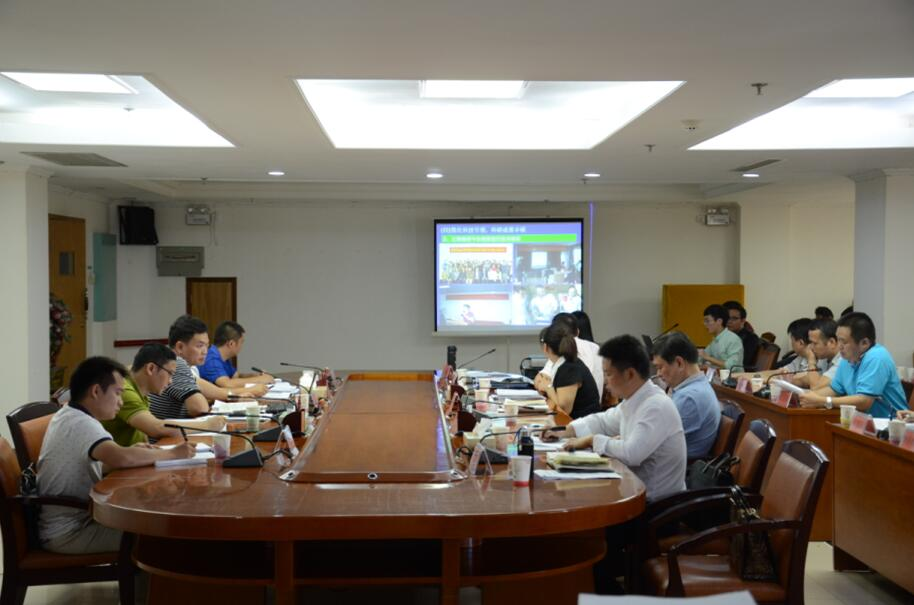
#> input picture test-data/faildata/9.jpg, 914 x 605 px, found by its file name
$ python harri.py
#> lines starting #> are read from the running program, lines starting #| are printed output that depends on the picture; after the words box and inside, x2 and y2 are one past the last pixel; in counts of white or black regions, pixels touching at a corner belong together
# import the necessary packages
from transform import four_point_transform
from skimage.filters import threshold_local
import numpy as np
import argparse
import cv2
import imutils

# construct the argument parser and parse the arguments
ap = argparse.ArgumentParser()
ap.add_argument("-i", "--image", required = False,
				default=r"F:\SZU-Prj\jiaonang\2019_310_capsule_prj\document-scaner\faildata\9.jpg")
args = vars(ap.parse_args())

# load the image and compute the ratio of the old height
# to the new height, clone it, and resize it
image = cv2.imread(args["image"])
#> image is the input picture: shape (605, 914, 3); mean B, G, R 103, 112.9, 119.9
ratio = image.shape[0] / 500.0
#> ratio = 1.21
orig = image.copy()
image = imutils.resize(image, height = 500)
#> image: shape (500, 755, 3)


#参数如下：

# img 输入图像，数据类型为float32
# blockSize 角点检测当中的邻域值。
# ksize 使用Sobel函数求偏导的窗口大小
# k 角点检测参数，取值为0.04到0.06
# convert the image to grayscale, blur it, and find edges
# in the image
#meanimage = cv2.pyrMeanShiftFiltering(image, 15, 30, termcrit=(cv2.TERM_CRITERIA_MAX_ITER+cv2.TERM_CRITERIA_EPS, 5, 1))
gray = cv2.cvtColor(image, cv2.COLOR_BGR2GRAY)
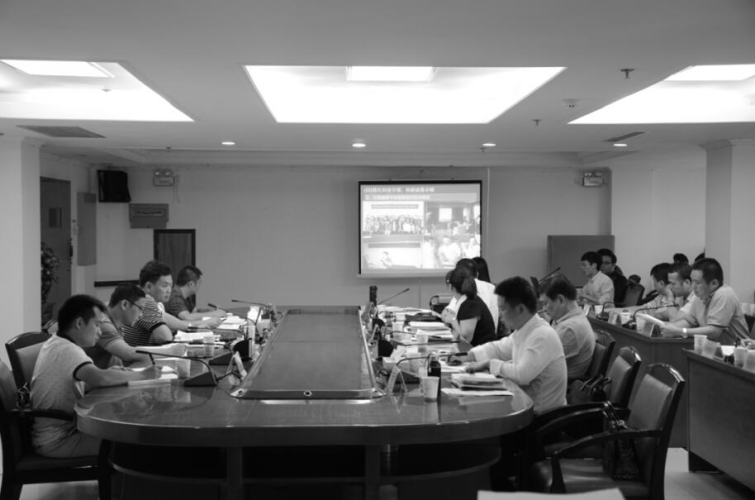
#> gray: shape (500, 755); min 0, max 255, mean 113.9
gray = cv2.GaussianBlur(gray, (5, 5), 0)

edged = cv2.Canny(gray, 75, 200)
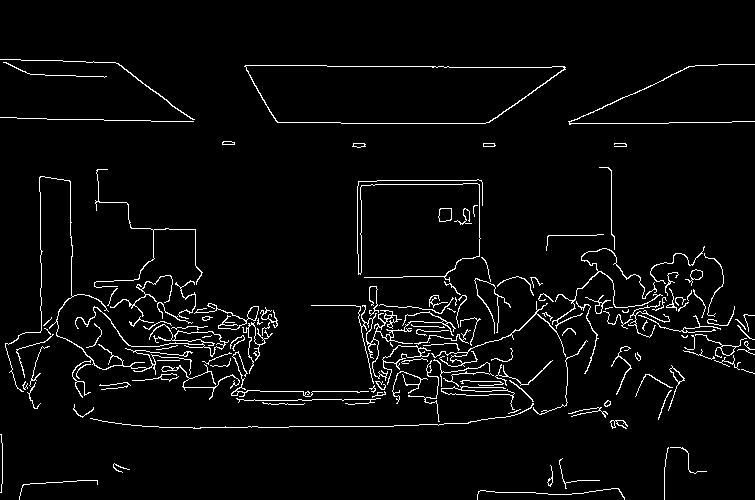
#> edged: shape (500, 755); 3.8% white in thin lines or dots, all inside (x1, y1, x2, y2) = (0, 59, 755, 500)
#edged = np.float32(gray)

corners = cv2.cornerHarris(edged, 10, 5, 0.05)
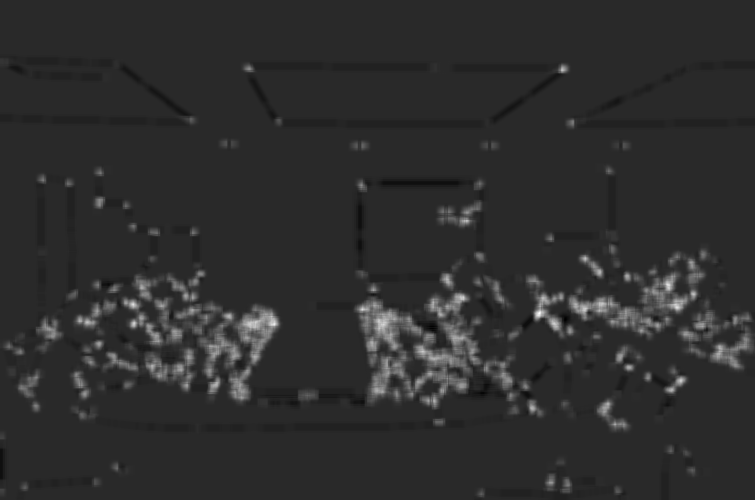
#> corners: shape (500, 755) float32; min -0.258, max 1.31, mean 0.0285; drawn with min black and max white

# for i in corners:
#     x,y = i.ravel()
#     cv2.circle(img,(x,y),2,255,-1)

image[corners>0.01*corners.max()]=[0,0,255]
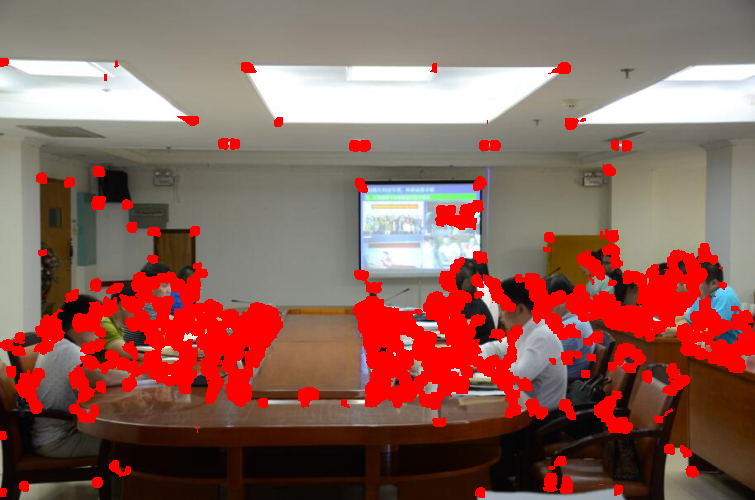
#> image: shape (500, 755, 3); mean B, G, R 89.6, 98.2, 140.6

cv2.imshow("img",image)
cv2.imshow("edged",edged)

cv2.waitKey(0)
cv2.destroyAllWindows()

$ run again, with test-data/faildata/16.jpg copied over test-data/faildata/9.jpg
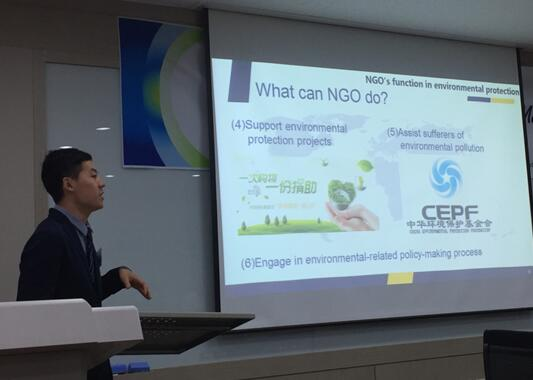
#> input picture test-data/faildata/16.jpg, 533 x 380 px, found by its file name
#> image is the input picture: shape (380, 533, 3); mean B, G, R 123.6, 115.8, 103.1
#> `edged = cv2.Canny(gray, 75, 200)`:
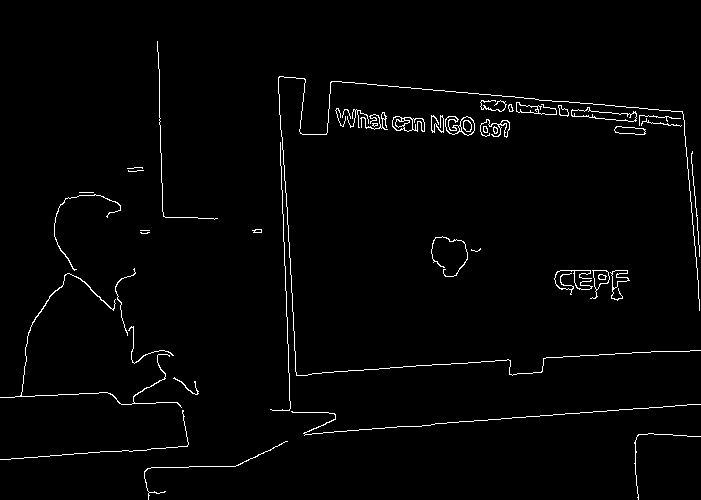
#> edged: shape (500, 701); 1.8% white in thin lines or dots
#> `image[corners>0.01*corners.max()]=[0,0,255]`:
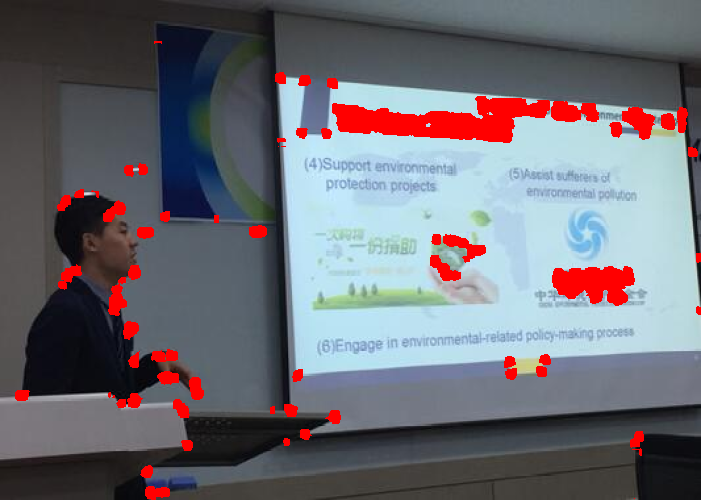
#> image: shape (500, 701, 3); mean B, G, R 115.4, 108.1, 109.2

$ run again, with test-data/faildata/18.jpg copied over test-data/faildata/9.jpg
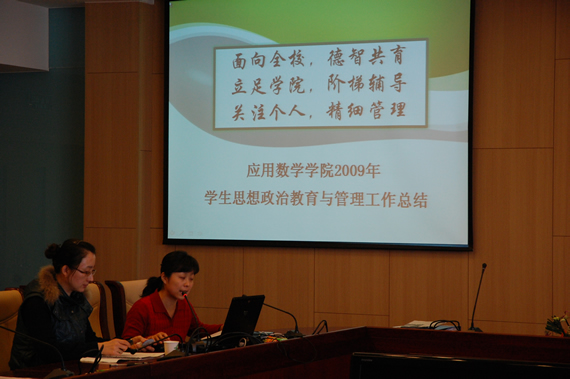
#> input picture test-data/faildata/18.jpg, 570 x 379 px, found by its file name
#> image is the input picture: shape (379, 570, 3); mean B, G, R 62.3, 78, 90.2
#> `edged = cv2.Canny(gray, 75, 200)`:
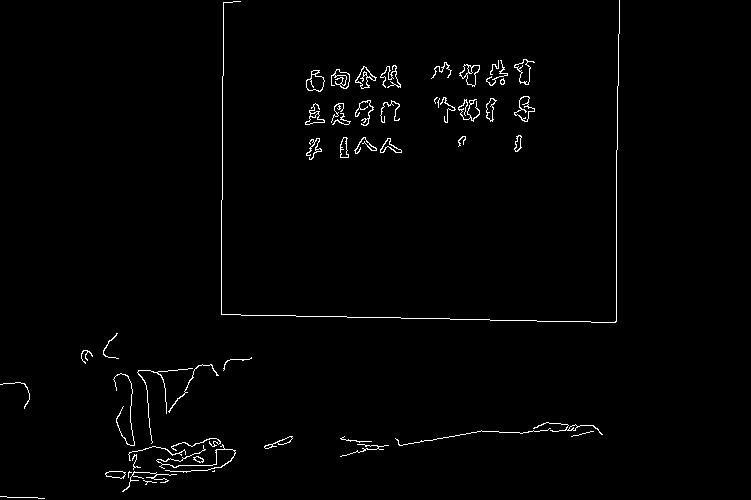
#> edged: shape (500, 751); 1.3% white in thin lines or dots, all inside (x1, y1, x2, y2) = (0, 0, 620, 499)
#> `image[corners>0.01*corners.max()]=[0,0,255]`:
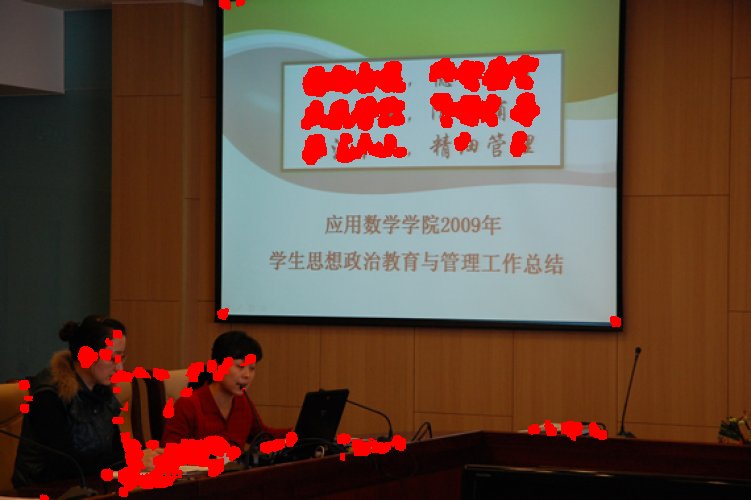
#> image: shape (500, 751, 3); mean B, G, R 56, 71.5, 98.3
